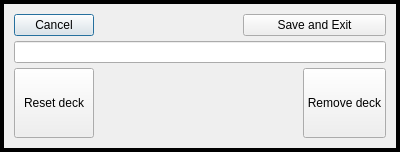
<?xml version="1.0" encoding="UTF-8"?>
<ui version="4.0">
 <class>edit_deck</class>
 <widget class="QDialog" name="edit_deck">
  <property name="geometry">
   <rect>
    <x>0</x>
    <y>0</y>
    <width>400</width>
    <height>152</height>
   </rect>
  </property>
  <property name="windowTitle">
   <string>Form</string>
  </property>
  <layout class="QGridLayout" name="gridLayout">
   <property name="leftMargin">
    <number>0</number>
   </property>
   <property name="topMargin">
    <number>0</number>
   </property>
   <property name="rightMargin">
    <number>0</number>
   </property>
   <property name="bottomMargin">
    <number>0</number>
   </property>
   <property name="spacing">
    <number>0</number>
   </property>
   <item row="1" column="0">
    <widget class="QFrame" name="frame">
     <property name="frameShape">
      <enum>QFrame::Box</enum>
     </property>
     <property name="frameShadow">
      <enum>QFrame::Plain</enum>
     </property>
     <property name="lineWidth">
      <number>4</number>
     </property>
     <layout class="QVBoxLayout" name="verticalLayout">
      <property name="spacing">
       <number>5</number>
      </property>
      <property name="leftMargin">
       <number>10</number>
      </property>
      <property name="topMargin">
       <number>10</number>
      </property>
      <property name="rightMargin">
       <number>10</number>
      </property>
      <property name="bottomMargin">
       <number>10</number>
      </property>
      <item>
       <layout class="QHBoxLayout" name="horizontalLayout_2">
        <property name="sizeConstraint">
         <enum>QLayout::SetMinimumSize</enum>
        </property>
        <item>
         <widget class="QPushButton" name="ButtonCancelEdit">
          <property name="sizePolicy">
           <sizepolicy hsizetype="Fixed" vsizetype="Fixed">
            <horstretch>0</horstretch>
            <verstretch>0</verstretch>
           </sizepolicy>
          </property>
          <property name="text">
           <string>Cancel</string>
          </property>
         </widget>
        </item>
        <item>
         <spacer name="horizontalSpacer">
          <property name="orientation">
           <enum>Qt::Horizontal</enum>
          </property>
          <property name="sizeHint" stdset="0">
           <size>
            <width>40</width>
            <height>20</height>
           </size>
          </property>
         </spacer>
        </item>
        <item>
         <widget class="QPushButton" name="ButtonSaveExit">
          <property name="sizePolicy">
           <sizepolicy hsizetype="MinimumExpanding" vsizetype="Fixed">
            <horstretch>0</horstretch>
            <verstretch>0</verstretch>
           </sizepolicy>
          </property>
          <property name="text">
           <string>Save and Exit</string>
          </property>
         </widget>
        </item>
       </layout>
      </item>
      <item>
       <widget class="QLineEdit" name="lineEditDeckName">
        <property name="tabletTracking">
         <bool>false</bool>
        </property>
        <property name="focusPolicy">
         <enum>Qt::StrongFocus</enum>
        </property>
       </widget>
      </item>
      <item>
       <layout class="QHBoxLayout" name="horizontalLayout">
        <property name="sizeConstraint">
         <enum>QLayout::SetMinimumSize</enum>
        </property>
        <item>
         <widget class="QPushButton" name="ButtonReset">
          <property name="sizePolicy">
           <sizepolicy hsizetype="Minimum" vsizetype="Minimum">
            <horstretch>0</horstretch>
            <verstretch>0</verstretch>
           </sizepolicy>
          </property>
          <property name="text">
           <string>Reset deck</string>
          </property>
         </widget>
        </item>
        <item>
         <spacer name="horizontalSpacer_4">
          <property name="orientation">
           <enum>Qt::Horizontal</enum>
          </property>
          <property name="sizeHint" stdset="0">
           <size>
            <width>40</width>
            <height>20</height>
           </size>
          </property>
         </spacer>
        </item>
        <item>
         <widget class="QPushButton" name="ButtonRemoveDeck">
          <property name="sizePolicy">
           <sizepolicy hsizetype="Minimum" vsizetype="Minimum">
            <horstretch>0</horstretch>
            <verstretch>0</verstretch>
           </sizepolicy>
          </property>
          <property name="text">
           <string>Remove deck</string>
          </property>
         </widget>
        </item>
       </layout>
      </item>
     </layout>
    </widget>
   </item>
  </layout>
 </widget>
 <resources/>
 <connections/>
</ui>
